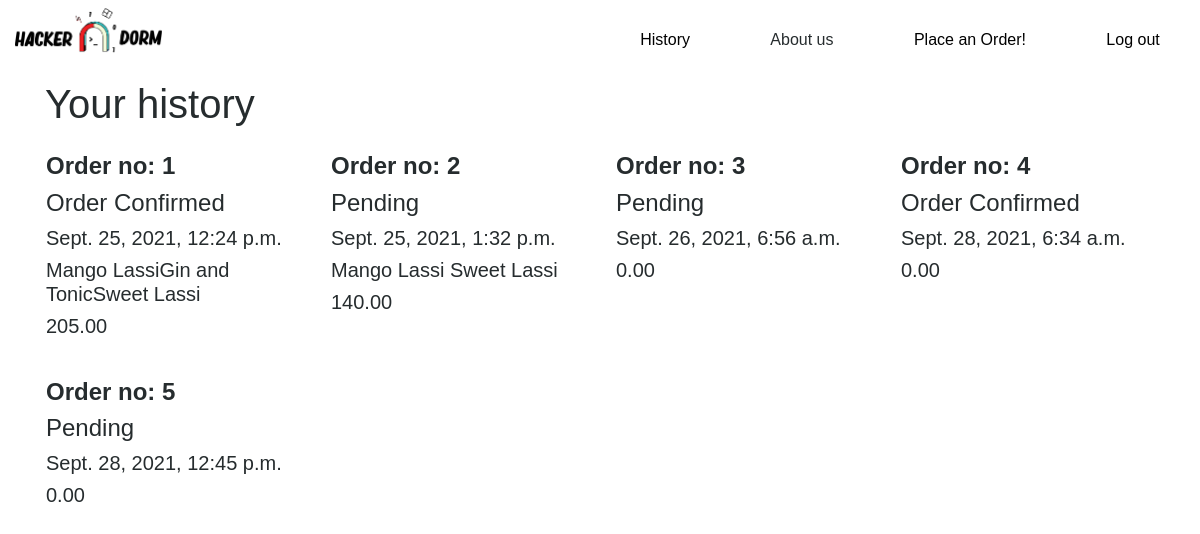
Screenshot of /interface/history/ (signed in) with the database file from the repository.
### interface/models.py (models this page shows, shortened)
class OrderModel(models.Model):
    created_on = models.DateTimeField(auto_now_add=True)
    price = models.DecimalField(max_digits=7, decimal_places=2)
    items = models.ManyToManyField('MenuItem', related_name='order', blank=True)
    comment = models.TextField(blank=True)
    name = models.CharField(max_length=50, blank=True)
    email = models.EmailField(max_length=50, blank=True)
    is_paid = models.BooleanField(default=False)
    is_cancelled = models.BooleanField(default=False)
    is_confirm = models.BooleanField(default=False)
    items_name = models.TextField(blank=True)

### interface/views.py (the view)
# urls.py: path('history/', views.History.as_view(), name='history'),
@method_decorator(student_required, name='dispatch')
class History(LoginRequiredMixin, View):
    def get(self, request, *args, **kwargs):
        myorders = OrderModel.objects.filter(name = request.user.username)
        context = {
            'myorders': myorders,
        }
        return render(request, 'interface/history.html', context)

### interface/templates/interface/history.html
{% extends 'base.html' %}
{% block content %}
<div class="container mb-5">
            <h1>Your history</h1>
<div class="row">
    {% for e in myorders %}
    <div class="div col-lg-3 col-sm-12 p-3 historycards " >
      <h4 style="font-weight: 700;">Order no: {{e.pk}}</h4>
      {% if e.is_confirm %}
      <h4>Order Confirmed</h4>
      {% elif e.is_cancelled %}
      <h4>Cancelled</h4>
      {% else %}
      <h4>Pending</h4>
      {% endif %}
        <h5 >{{e.created_on}}</h5>
      <h5>{{e.items_name}}</h5>
      <h5>{{e.price}}</h5>
    </div>
    {%endfor%}
  </div>
</div>
{% endblock content %}

### templates/base.html (style rules this page uses)
:root { --background: #ffffff; --pribackground: #161519; --darkprimary: #161519; --secondary : #161519; --seclight: #DDF6F9; --white: #F7F8FD; --black : black; --bg: #fff; --color: black; --font: Montserrat, Roboto, Helvetica, Arial, sans-serif; --bridpri:#DDF6F9; }
* { margin: 0; padding: 0; box-sizing: border-box; }
body { font-family: sans-serif; background-color: var(--background); color:#262C2E; }

### rows the page displays
OrderModel: pk "1", is_confirm "Order Confirmed", created_on "Sept. 25, 2021, 12:24 p.m.", items_name "Mango LassiGin and TonicSweet Lassi", price "205.00"
OrderModel: pk "2", is_confirm "Pending", created_on "Sept. 25, 2021, 1:32 p.m.", items_name "Mango Lassi Sweet Lassi", price "140.00"
OrderModel: pk "3", is_confirm "Pending", created_on "Sept. 26, 2021, 6:56 a.m.", price "0.00"
OrderModel: pk "4", is_confirm "Order Confirmed", created_on "Sept. 28, 2021, 6:34 a.m.", price "0.00"
OrderModel: pk "5", is_confirm "Pending", created_on "Sept. 28, 2021, 12:45 p.m.", price "0.00"
